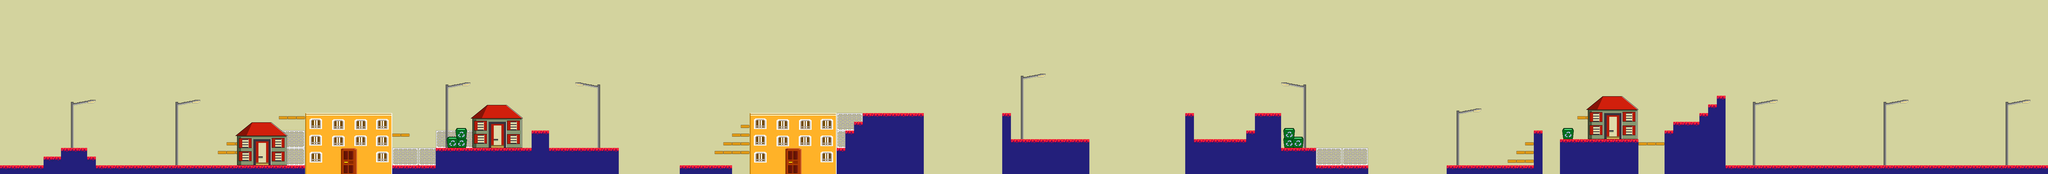

Below is a game level as drawn by its tile map, then a one-line description and the .tmx that defines it (tile-layer data replaced by summaries):
An orthogonal 235x20 tile map with 64x64 px tiles, 10 tile layers (Far_Background, The_Sun, background_00, background_01, ...), 2 tilesets and 117 objects (enemy_01, enemy_02, enemy_03, enemy_04, enemy_05, ...).

<map version="1.5" tiledversion="1.5.0" orientation="orthogonal" renderorder="right-down" width="235" height="20" tilewidth="64" tileheight="64" infinite="0" backgroundcolor="#d3d39e" nextlayerid="24" nextobjectid="1515">
 <tileset firstgid="1" name="Asset_01" tilewidth="64" tileheight="64" tilecount="256" columns="16">
  <image source="Assets_01.png" trans="ff00ff" width="1024" height="1024" />
 </tileset>
 <tileset firstgid="257" name="Asset_002" tilewidth="64" tileheight="64" tilecount="1024" columns="32">
  <image source="Assets_002.png" trans="ff00ff" width="2048" height="2048" />
 </tileset>
 <layer id="1" name="Far_Background" width="235" height="20" opacity="0.46">
  <data>[4700 cells, 4 non-empty, 4 distinct tile ids]</data>
 </layer>
 <layer id="2" name="The_Sun" width="235" height="20">
  <data>[4700 cells, 0 non-empty, 0 distinct tile ids]</data>
 </layer>
 <layer id="3" name="background_00" width="235" height="20">
  <data>[4700 cells, 0 non-empty, 0 distinct tile ids]</data>
 </layer>
 <layer id="4" name="background_01" width="235" height="20">
  <data>[4700 cells, 54 non-empty, 6 distinct tile ids]</data>
 </layer>
 <layer id="5" name="background_02" width="235" height="20">
  <data>[4700 cells, 532 non-empty, 60 distinct tile ids]</data>
 </layer>
 <layer id="6" name="obstacles_secondary" width="235" height="20">
  <data>[4700 cells, 35 non-empty, 7 distinct tile ids]</data>
 </layer>
 <layer id="7" name="Borders_pixels" width="235" height="20">
  <data>[4700 cells, 438 non-empty, 5 distinct tile ids]</data>
 </layer>
 <layer id="8" name="Trees_pixels" width="235" height="20">
  <data>[4700 cells, 434 non-empty, 2 distinct tile ids]</data>
 </layer>
 <layer id="9" name="Obstacles_pixels" width="235" height="20">
  <data>[4700 cells, 257 non-empty, 113 distinct tile ids]</data>
 </layer>
 <layer id="10" name="Traps_pixels" width="235" height="20">
  <data>[4700 cells, 4 non-empty, 4 distinct tile ids]</data>
 </layer>
 <objectgroup id="11" name="Borders">
  <object id="1318" x="0" y="1216" width="320" height="64" />
  <object id="1319" x="320" y="1152" width="128" height="128" />
  <object id="1320" x="448" y="1088" width="192" height="192" />
  <object id="1321" x="640" y="1152" width="64" height="128" />
  <object id="1322" x="704" y="1216" width="1532" height="64" />
  <object id="1328" x="3200" y="1088" width="704" height="192" />
  <object id="1329" x="3904" y="960" width="128" height="320" />
  <object id="1330" x="4032" y="1088" width="512" height="192" />
  <object id="1331" x="4992" y="1216" width="384" height="64" />
  <object id="1334" x="6144" y="1088" width="64" height="192" />
  <object id="1335" x="6208" y="960" width="64" height="320" />
  <object id="1336" x="6272" y="897" width="64" height="383" />
  <object id="1337" x="6336" y="832" width="446" height="448" />
  <object id="1343" x="7360" y="834" width="64" height="446" />
  <object id="1344" x="7424" y="1025" width="575.667" height="255" />
  <object id="1346" x="8767.33" y="1024.67" width="448.667" height="255.333" />
  <object id="1347" x="9216" y="832" width="192" height="448" />
  <object id="1348" x="9408" y="1088" width="252.606" height="192" />
  <object id="1350" x="9662.67" y="1216" width="385.333" height="64" />
  <object id="1352" x="10618" y="1216" width="646" height="64" />
  <object id="1354" x="11264" y="960" width="64" height="320" />
  <object id="1355" x="11069.7" y="1175.76" width="190.909" height="18.1818" />
  <object id="1359" x="11136.4" y="1106.06" width="124.242" height="18.1818" />
  <object id="1360" x="11193.9" y="1045.45" width="69.697" height="18.1818" />
  <object id="1361" x="11456.7" y="1024.67" width="574" height="256" />
  <object id="1363" x="12224" y="957" width="64" height="323" />
  <object id="1365" x="12288" y="897" width="382.667" height="383" />
  <object id="1369" x="12669.7" y="1216" width="2370.3" height="64" />
  <object id="1409" x="12030" y="1048" width="194" height="17" />
  <object id="1475" x="2877.33" y="1216" width="322.667" height="64" />
  <object id="1482" x="12479" y="831" width="64" height="64" />
  <object id="1483" x="12543" y="767" width="64" height="128" />
  <object id="1485" x="12607" y="703" width="64" height="192" />
  <object id="1487" x="0" y="0" width="64" height="1216" />
  <object id="1499" x="9152" y="960" width="64" height="64" />
  <object id="1512" x="14976" y="0" width="64" height="1216" />
 </objectgroup>
 <objectgroup id="12" name="Obstacles">
  <object id="1380" x="2054.67" y="858" width="186.003" height="18" />
  <object id="1382" x="2235" y="829" width="639" height="451" />
  <object id="1383" x="2881.33" y="984.667" width="126" height="17" />
  <object id="1386" x="5509.67" y="836" width="632" height="444" />
  <object id="1388" x="5250" y="1110" width="256.667" height="19" />
  <object id="1389" x="5311.67" y="1051.33" width="193" height="18" />
  <object id="1390" x="5371.67" y="982.333" width="134.333" height="19" />
  <object id="1392" x="5439" y="918.333" width="71.3333" height="20" />
  <object id="1400" x="8701.69" y="844.728" width="66.6667" height="434.909" />
  <object id="1453" x="11475.4" y="960" width="78" height="64.6667" />
  <object id="1488" x="1785.83" y="993.166" width="260.333" height="217.667" />
  <object id="1489" x="1760.09" y="989.236" rotation="359.776">
   <polygon points="0,0 156.161,-81.5433 312.321,2.54823" />
  </object>
  <object id="1490" x="1599.5" y="1114" width="183" height="18" />
  <object id="1491" x="1664.5" y="1046" width="88" height="18" />
  <object id="1492" x="3519.83" y="868.166" width="260.333" height="217.667" />
  <object id="1493" x="3494.09" y="864.236" rotation="359.776">
   <polygon points="0,0 156.161,-81.5433 312.321,2.54823" />
  </object>
  <object id="1494" x="3363.33" y="953.333" width="58.6667" height="134" />
  <object id="1495" x="3298" y="1020" width="59.3333" height="66" />
  <object id="1500" x="9444" y="957" width="52" height="128" />
  <object id="1501" x="9504" y="1025" width="62" height="59" />
  <object id="1509" x="11710.2" y="798.833" width="260.333" height="217.667" />
  <object id="1510" x="11684.4" y="794.903" rotation="359.776">
   <polygon points="0,0 156.161,-81.5433 312.321,2.54823" />
  </object>
  <object id="1514" x="11586" y="857.333" width="74.6667" height="16.6667" />
 </objectgroup>
 <objectgroup id="13" name="Traps" />
 <objectgroup id="14" name="Enemy_Location">
  <object id="1083" name="enemy_01" x="2492.25" y="760.42" width="69.697" height="63.6364" />
  <object id="1085" name="enemy_02" x="3960.91" y="901.34" width="57.5758" height="54.5455" />
  <object id="1086" name="enemy_03" x="6018.31" y="768.79" width="64" height="64" />
  <object id="1087" name="enemy_04" x="7738.64" y="963.722" width="63.6364" height="60.6061" />
  <object id="1088" name="enemy_05" x="9023.28" y="946.909" width="69.697" height="72.7273" />
  <object id="1089" name="enemy_06" x="9874.35" y="1143.76" width="66.6667" height="66.6667" />
  <object id="1092" name="enemy_07" x="12412.4" y="826.632" width="63.6364" height="63.6364" />
  </objectgroup>
 <objectgroup id="15" name="Diamonds">
  <!-- 50 objects omitted --></objectgroup>
 <objectgroup id="16" name="Exit">
  <!-- 25 objects omitted --></objectgroup>
 <objectgroup id="17" name="Dynamic_Objects">
  <!-- 24 objects omitted --></objectgroup>
 <objectgroup id="18" name="Boss_Zone">
  <!-- 21 objects omitted --></objectgroup>
 <objectgroup id="19" name="Checkpoints">
  <!-- 20 objects omitted --></objectgroup>
 <objectgroup id="20" name="DynamicPlatforms">
  <!-- 17 objects omitted --></objectgroup>
 <objectgroup id="21" name="DP_starts">
  <!-- 12 objects omitted --></objectgroup>
 <objectgroup id="22" name="DP_stops">
  <!-- 7 objects omitted --></objectgroup>
 <objectgroup id="23" name="Hearts">
  <!-- 2 objects omitted --></objectgroup>
</map>
<!-- 51 of 117 objects omitted -->